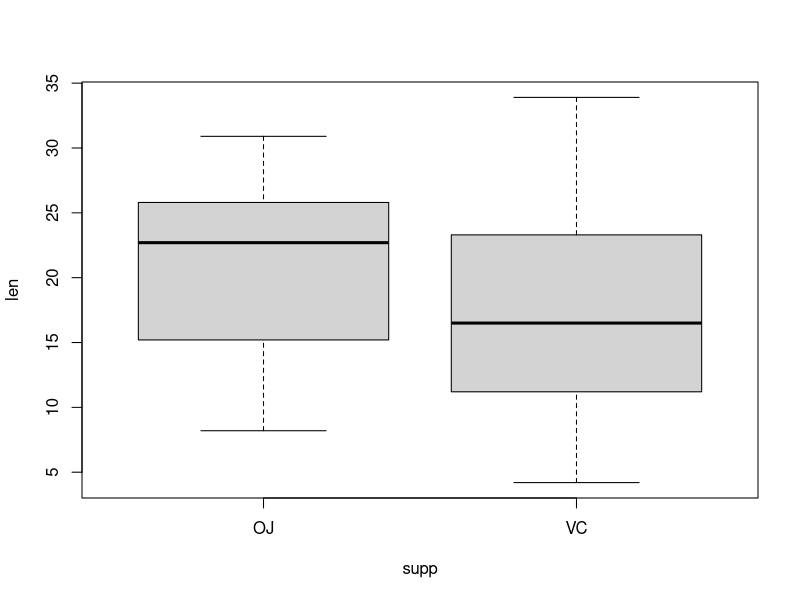

Generate this figure with R:
## ---- chunk 1
knitr::opts_chunk$set(echo = TRUE)
#if you do not have the package, type install.packages("name_of_the_package")
library(knitr)
library(zoo)
## ---- chunk 2
ToothGrowth[1:5,]
plot(len~supp, data = ToothGrowth)
